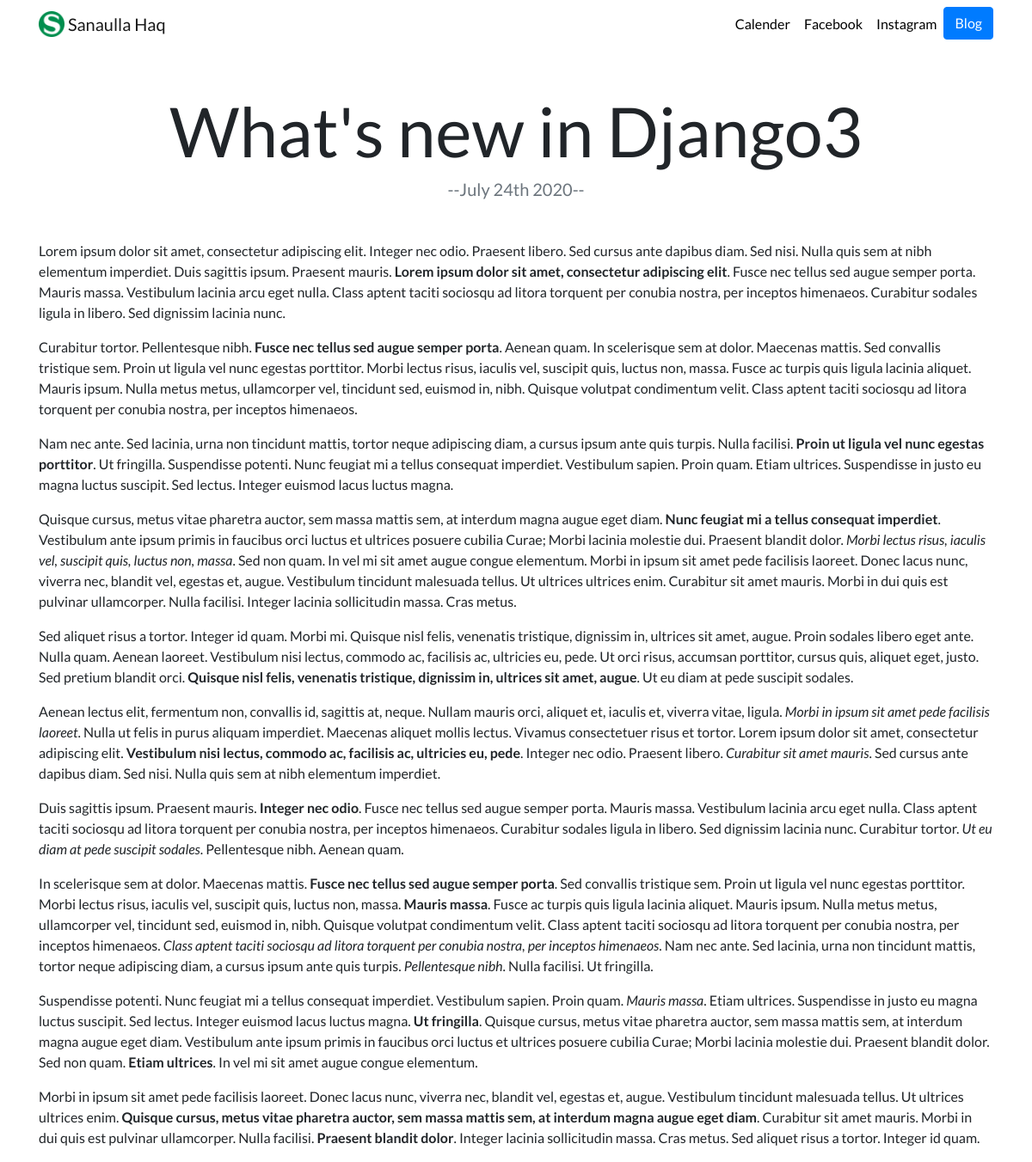
Page /blog/8/ on the committed database.
### blog/models.py (models this page shows, shortened)
class Blog(models.Model):
    title = models.CharField(max_length=200)
    text = models.TextField()
    date = models.DateField()

### blog/views.py (the view)
# urls.py: path('<int:blog_id>/', views.detail, name='detail'),
def detail(request, blog_id):
    blog = get_object_or_404(Blog, pk=blog_id)
    return render(request, 'blog/detail.html', {'blog': blog})

### blog/templates/blog/detail.html
{% extends 'portfolio/base.html' %}
{% load static %}
{% block content %}
    <h1 class="text-center mt-5" id="blogdetailtitle"> {{ blog.title }} </h1>
    <h5 class="text-center text-muted mb-5"> --{{ blog.date|date:'F jS Y' }}--</h5>
    <div class="paragraph">
        <p align="justify">{{ blog.text|safe }}</p>
    </div>
{% endblock %}

### portfolio/static/portfolio/custom.css (style rules this page uses)
body { font-family: 'Lato', sans-serif; }
@media (min-width: 992px) { #blogdetailtitle { font-size: 5rem; } }

### rows in the picture
Blog: title "What's new in Django3", date "July 24th 2020", text "Lorem ipsum dolor sit amet, consectetur adipiscing elit. Integer nec odio. Praesent libero. Sed cursus ante dapibus diam. Sed nisi. Nulla quis sem at nibh elementum imperdiet. Duis sagittis ipsum. Praesent mauris. Lorem ipsum dolor sit amet, consectetur adipiscing elit . Fusce nec tellus sed augue semper porta. Mauris massa. Vestibulum lacinia arcu eget nulla. Class aptent taciti sociosqu ad litora torquent per conubia nostra, per inceptos himenaeos. Curabitur sodales ligula in libero. Sed dignissim lacinia nunc. Curabitur tortor. Pellentesque nibh. Fusce nec tellus sed augue semper porta . Aenean quam. In scelerisque sem at dolor. Maecenas mattis. Sed convallis tristique sem. Proin ut…"
